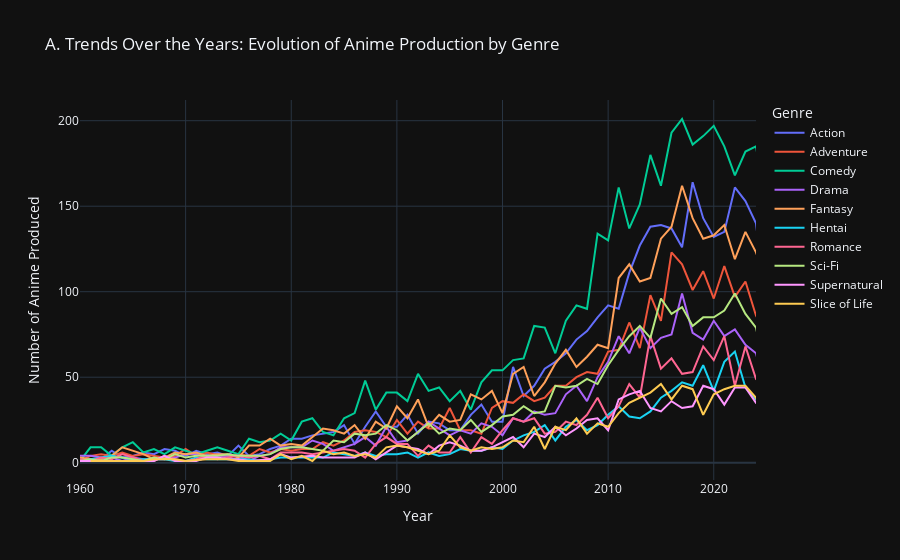

Source (notebook cell):
### Code cell
# CLEANING THE YEARS
# Ensure start_year is numeric and remove missing values
anime_clean = anime_clean.dropna(subset=['start_year'])
anime_clean['start_year'] = anime_clean['start_year'].astype(int)

# EXPLODING THE GENRES
anime_exploded = anime_clean.assign(genres=anime_clean['genres'].apply(ast.literal_eval).explode('genres'))

# There are too many genres to plot them all. Let's keep only the Top 10 most popular.
top_genres = anime_exploded['genres'].value_counts().head(10).index
filtered_data = anime_exploded[anime_exploded['genres'].isin(top_genres)]

# AGGREGATION 
# We group by Year and Genre to get the count
genre_trends = filtered_data.groupby(['start_year', 'genres']).size().reset_index(name='count')

# Create an interactive Line Chart
fig_volume = px.line(
    genre_trends,
    x='start_year',
    y='count',
    color='genres',
    title='A. Trends Over the Years: Evolution of Anime Production by Genre',
    labels={'start_year': 'Year', 'count': 'Number of Anime Produced', 'genres': 'Genre'},
    template="plotly_dark" # Optional: Looks good for anime themes
)

# Refine the layout to handle the x-axis range better
fig_volume.update_xaxes(range=[1960, 2024]) # Focus on the modern era
fig_volume.show()

### Figure 1 — Plotly figure (JSON) as saved in the notebook; plotly's stock layout.template omitted (floating-point values rounded to 4 significant figures)
{"data": [{"hovertemplate": "Genre=Action<br>Year=%{x}<br>Number of Anime Produced=%{y}<extra></extra>", "legendgroup": "Action", "line": {"color": "#636efa", "dash": "solid"}, "marker": {"symbol": "circle"}, "mode": "lines", "name": "Action", "orientation": "v", "showlegend": true, "type": "scatter", "x": [1960, 1961, 1962, 1963, 1964, 1965, 1966, 1967, 1968, 1969, 1970, 1971, 1972, 1973, 1974, 1975, 1976, 1977, 1978, 1979, 1980, 1981, 1982, 1983, 1984, 1985, 1986, 1987, 1988, 1989, 1990, 1991, 1992, 1993, 1994, 1995, 1996, 1997, 1998, 1999, 2000, 2001, 2002, 2003, 2004, 2005, 2006, 2007, 2008, 2009, 2010, 2011, 2012, 2013, 2014, 2015, 2016, 2017, 2018, 2019, 2020, 2021, 2022, 2023, 2024, 2025], "xaxis": "x", "y": [1, 2, 2, 7, 3, 4, 6, 5, 8, 7, 4, 7, 5, 6, 4, 10, 4, 5, 8, 10, 14, 14, 16, 17, 18, 22, 11, 21, 30, 21, 21, 28, 17, 24, 23, 19, 19, 28, 34, 24, 24, 56, 39, 45, 55, 59, 64, 72, 77, 85, 92, 90, 111, 127, 138, 139, 137, 126, 164, 143, 132, 135, 161, 153, 140, 90], "yaxis": "y"}, {"hovertemplate": "Genre=Adventure<br>Year=%{x}<br>Number of Anime Produced=%{y}<extra></extra>", "legendgroup": "Adventure", "line": {"color": "#EF553B", "dash": "solid"}, "marker": {"symbol": "circle"}, "mode": "lines", "name": "Adventure", "orientation": "v", "showlegend": true, "type": "scatter", "x": [1960, 1961, 1962, 1963, 1964, 1965, 1966, 1967, 1968, 1969, 1970, 1971, 1972, 1974, 1975, 1976, 1977, 1978, 1979, 1980, 1981, 1982, 1983, 1984, 1985, 1986, 1987, 1988, 1989, 1990, 1991, 1992, 1993, 1994, 1995, 1996, 1997, 1998, 1999, 2000, 2001, 2002, 2003, 2004, 2005, 2006, 2007, 2008, 2009, 2010, 2011, 2012, 2013, 2014, 2015, 2016, 2017, 2018, 2019, 2020, 2021, 2022, 2023, 2024, 2025], "xaxis": "x", "y": [1, 4, 5, 4, 6, 4, 5, 4, 3, 4, 8, 4, 6, 3, 5, 4, 8, 6, 8, 7, 8, 8, 12, 10, 13, 18, 19, 18, 15, 25, 17, 24, 20, 20, 32, 19, 19, 17, 32, 36, 35, 40, 36, 38, 45, 45, 50, 53, 52, 65, 66, 82, 67, 98, 83, 123, 116, 101, 112, 96, 115, 97, 106, 86, 76], "yaxis": "y"}, {"hovertemplate": "Genre=Comedy<br>Year=%{x}<br>Number of Anime Produced=%{y}<extra></extra>", "legendgroup": "Comedy", "line": {"color": "#00cc96", "dash": "solid"}, "marker": {"symbol": "circle"}, "mode": "lines", "name": "Comedy", "orientation": "v", "showlegend": true, "type": "scatter", "x": [1960, 1961, 1962, 1963, 1964, 1965, 1966, 1967, 1968, 1969, 1970, 1971, 1972, 1973, 1974, 1975, 1976, 1977, 1978, 1979, 1980, 1981, 1982, 1983, 1984, 1985, 1986, 1987, 1988, 1989, 1990, 1991, 1992, 1993, 1994, 1995, 1996, 1997, 1998, 1999, 2000, 2001, 2002, 2003, 2004, 2005, 2006, 2007, 2008, 2009, 2010, 2011, 2012, 2013, 2014, 2015, 2016, 2017, 2018, 2019, 2020, 2021, 2022, 2023, 2024, 2025], "xaxis": "x", "y": [1, 9, 9, 4, 9, 12, 6, 8, 5, 9, 7, 5, 7, 9, 7, 5, 14, 12, 13, 17, 13, 24, 26, 18, 16, 26, 29, 48, 31, 41, 41, 36, 52, 42, 44, 36, 42, 31, 47, 54, 54, 60, 61, 80, 79, 64, 83, 92, 90, 134, 130, 161, 137, 151, 180, 162, 193, 201, 186, 191, 197, 185, 168, 182, 185, 149], "yaxis": "y"}, {"hovertemplate": "Genre=Drama<br>Year=%{x}<br>Number of Anime Produced=%{y}<extra></extra>", "legendgroup": "Drama", "line": {"color": "#ab63fa", "dash": "solid"}, "marker": {"symbol": "circle"}, "mode": "lines", "name": "Drama", "orientation": "v", "showlegend": true, "type": "scatter", "x": [1960, 1961, 1962, 1963, 1964, 1965, 1966, 1967, 1968, 1969, 1970, 1971, 1972, 1973, 1974, 1975, 1976, 1977, 1978, 1979, 1980, 1981, 1982, 1983, 1984, 1985, 1986, 1987, 1988, 1989, 1990, 1991, 1992, 1993, 1994, 1995, 1996, 1997, 1998, 1999, 2000, 2001, 2002, 2003, 2004, 2005, 2006, 2007, 2008, 2009, 2010, 2011, 2012, 2013, 2014, 2015, 2016, 2017, 2018, 2019, 2020, 2021, 2022, 2023, 2024, 2025], "xaxis": "x", "y": [4, 4, 3, 3, 1, 3, 2, 2, 2, 3, 5, 5, 3, 4, 4, 4, 1, 4, 5, 9, 9, 9, 13, 11, 7, 9, 11, 15, 10, 21, 12, 13, 18, 24, 20, 16, 19, 17, 23, 21, 16, 26, 24, 30, 28, 29, 40, 45, 36, 50, 59, 74, 64, 79, 67, 73, 75, 99, 76, 72, 83, 74, 78, 69, 64, 41], "yaxis": "y"}, {"hovertemplate": "Genre=Fantasy<br>Year=%{x}<br>Number of Anime Produced=%{y}<extra></extra>", "legendgroup": "Fantasy", "line": {"color": "#FFA15A", "dash": "solid"}, "marker": {"symbol": "circle"}, "mode": "lines", "name": "Fantasy", "orientation": "v", "showlegend": true, "type": "scatter", "x": [1960, 1961, 1962, 1963, 1964, 1965, 1966, 1967, 1968, 1969, 1970, 1971, 1972, 1973, 1974, 1975, 1976, 1977, 1978, 1979, 1980, 1981, 1982, 1983, 1984, 1985, 1986, 1987, 1988, 1989, 1990, 1991, 1992, 1993, 1994, 1995, 1996, 1997, 1998, 1999, 2000, 2001, 2002, 2003, 2004, 2005, 2006, 2007, 2008, 2009, 2010, 2011, 2012, 2013, 2014, 2015, 2016, 2017, 2018, 2019, 2020, 2021, 2022, 2023, 2024, 2025], "xaxis": "x", "y": [3, 2, 2, 4, 9, 7, 5, 2, 3, 6, 5, 6, 4, 5, 5, 3, 10, 10, 14, 10, 11, 10, 15, 20, 19, 17, 22, 14, 24, 20, 33, 26, 37, 21, 28, 24, 25, 40, 37, 42, 29, 52, 56, 39, 47, 58, 66, 56, 62, 69, 67, 108, 116, 106, 108, 131, 138, 162, 143, 131, 133, 139, 119, 135, 123, 107], "yaxis": "y"}, {"hovertemplate": "Genre=Hentai<br>Year=%{x}<br>Number of Anime Produced=%{y}<extra></extra>", "legendgroup": "Hentai", "line": {"color": "#19d3f3", "dash": "solid"}, "marker": {"symbol": "circle"}, "mode": "lines", "name": "Hentai", "orientation": "v", "showlegend": true, "type": "scatter", "x": [1960, 1963, 1965, 1966, 1968, 1969, 1970, 1971, 1972, 1974, 1976, 1977, 1978, 1979, 1980, 1981, 1982, 1983, 1984, 1985, 1986, 1987, 1988, 1989, 1990, 1991, 1992, 1993, 1994, 1995, 1996, 1997, 1998, 1999, 2000, 2001, 2002, 2003, 2004, 2005, 2006, 2007, 2008, 2009, 2010, 2011, 2012, 2013, 2014, 2015, 2016, 2017, 2018, 2019, 2020, 2021, 2022, 2023, 2024, 2025], "xaxis": "x", "y": [1, 4, 2, 2, 2, 1, 1, 3, 2, 2, 2, 1, 2, 3, 3, 3, 3, 3, 6, 5, 4, 6, 4, 5, 5, 6, 3, 6, 4, 5, 8, 7, 7, 9, 8, 13, 16, 18, 22, 13, 21, 25, 19, 22, 28, 33, 27, 26, 30, 38, 42, 47, 45, 57, 42, 59, 65, 44, 37, 40], "yaxis": "y"}, {"hovertemplate": "Genre=Romance<br>Year=%{x}<br>Number of Anime Produced=%{y}<extra></extra>", "legendgroup": "Romance", "line": {"color": "#FF6692", "dash": "solid"}, "marker": {"symbol": "circle"}, "mode": "lines", "name": "Romance", "orientation": "v", "showlegend": true, "type": "scatter", "x": [1960, 1961, 1962, 1963, 1964, 1966, 1967, 1968, 1969, 1970, 1971, 1972, 1973, 1975, 1976, 1977, 1978, 1979, 1980, 1981, 1982, 1983, 1984, 1985, 1986, 1987, 1988, 1989, 1990, 1991, 1992, 1993, 1994, 1995, 1996, 1997, 1998, 1999, 2000, 2001, 2002, 2003, 2004, 2005, 2006, 2007, 2008, 2009, 2010, 2011, 2012, 2013, 2014, 2015, 2016, 2017, 2018, 2019, 2020, 2021, 2022, 2023, 2024, 2025], "xaxis": "x", "y": [2, 1, 3, 2, 5, 1, 1, 4, 2, 1, 2, 4, 2, 4, 3, 4, 2, 6, 6, 6, 5, 6, 7, 8, 7, 3, 11, 15, 11, 11, 4, 10, 6, 6, 15, 6, 15, 11, 19, 26, 24, 26, 17, 18, 24, 22, 28, 38, 26, 33, 46, 38, 74, 55, 61, 52, 53, 68, 60, 74, 45, 68, 49, 43], "yaxis": "y"}, {"hovertemplate": "Genre=Sci-Fi<br>Year=%{x}<br>Number of Anime Produced=%{y}<extra></extra>", "legendgroup": "Sci-Fi", "line": {"color": "#B6E880", "dash": "solid"}, "marker": {"symbol": "circle"}, "mode": "lines", "name": "Sci-Fi", "orientation": "v", "showlegend": true, "type": "scatter", "x": [1960, 1961, 1962, 1963, 1964, 1965, 1966, 1967, 1968, 1969, 1970, 1971, 1972, 1973, 1974, 1975, 1976, 1977, 1978, 1979, 1980, 1981, 1982, 1983, 1984, 1985, 1986, 1987, 1988, 1989, 1990, 1991, 1992, 1993, 1994, 1995, 1996, 1997, 1998, 1999, 2000, 2001, 2002, 2003, 2004, 2005, 2006, 2007, 2008, 2009, 2010, 2011, 2012, 2013, 2014, 2015, 2016, 2017, 2018, 2019, 2020, 2021, 2022, 2023, 2024, 2025], "xaxis": "x", "y": [1, 2, 1, 3, 3, 2, 1, 3, 2, 5, 3, 4, 4, 4, 5, 4, 4, 4, 5, 8, 9, 9, 8, 7, 13, 12, 17, 16, 17, 22, 19, 13, 18, 23, 17, 20, 19, 25, 18, 22, 27, 28, 33, 29, 30, 45, 44, 45, 49, 46, 57, 66, 74, 80, 73, 96, 87, 91, 80, 85, 85, 89, 99, 87, 79, 51], "yaxis": "y"}, {"hovertemplate": "Genre=Supernatural<br>Year=%{x}<br>Number of Anime Produced=%{y}<extra></extra>", "legendgroup": "Supernatural", "line": {"color": "#FF97FF", "dash": "solid"}, "marker": {"symbol": "circle"}, "mode": "lines", "name": "Supernatural", "orientation": "v", "showlegend": true, "type": "scatter", "x": [1960, 1963, 1964, 1965, 1966, 1967, 1968, 1969, 1970, 1971, 1972, 1973, 1974, 1975, 1976, 1978, 1979, 1980, 1982, 1983, 1984, 1985, 1986, 1987, 1988, 1989, 1990, 1991, 1992, 1993, 1994, 1995, 1996, 1997, 1998, 1999, 2000, 2001, 2002, 2003, 2004, 2005, 2006, 2007, 2008, 2009, 2010, 2011, 2012, 2013, 2014, 2015, 2016, 2017, 2018, 2019, 2020, 2021, 2022, 2023, 2024, 2025], "xaxis": "x", "y": [1, 1, 1, 1, 1, 1, 4, 1, 1, 1, 3, 3, 2, 2, 1, 2, 5, 3, 4, 3, 3, 3, 3, 6, 2, 6, 10, 9, 8, 5, 10, 12, 10, 7, 7, 9, 12, 15, 9, 17, 15, 21, 16, 20, 25, 26, 19, 37, 40, 42, 32, 30, 36, 32, 33, 45, 43, 34, 44, 44, 35, 33], "yaxis": "y"}, {"hovertemplate": "Genre=Slice of Life<br>Year=%{x}<br>Number of Anime Produced=%{y}<extra></extra>", "legendgroup": "Slice of Life", "line": {"color": "#FECB52", "dash": "solid"}, "marker": {"symbol": "circle"}, "mode": "lines", "name": "Slice of Life", "orientation": "v", "showlegend": true, "type": "scatter", "x": [1961, 1962, 1963, 1965, 1966, 1967, 1968, 1969, 1970, 1972, 1974, 1975, 1976, 1977, 1978, 1979, 1980, 1981, 1982, 1983, 1984, 1985, 1986, 1987, 1988, 1989, 1990, 1991, 1992, 1993, 1994, 1995, 1996, 1997, 1998, 1999, 2000, 2001, 2002, 2003, 2004, 2005, 2006, 2007, 2008, 2009, 2010, 2011, 2012, 2013, 2014, 2015, 2016, 2017, 2018, 2019, 2020, 2021, 2022, 2023, 2024, 2025], "xaxis": "x", "y": [1, 1, 1, 1, 1, 2, 2, 2, 1, 2, 2, 1, 1, 1, 1, 5, 2, 4, 1, 7, 5, 6, 4, 5, 3, 9, 10, 9, 7, 5, 7, 16, 9, 7, 9, 8, 9, 13, 12, 21, 8, 21, 19, 26, 17, 23, 21, 29, 35, 38, 41, 46, 37, 45, 43, 28, 40, 43, 45, 45, 38, 24], "yaxis": "y"}], "layout": {"legend": {"title": {"text": "Genre"}, "tracegroupgap": 0}, "title": {"text": "A. Trends Over the Years: Evolution of Anime Production by Genre"}, "xaxis": {"anchor": "y", "domain": [0, 1], "range": [1960, 2024], "title": {"text": "Year"}}, "yaxis": {"anchor": "x", "domain": [0, 1], "title": {"text": "Number of Anime Produced"}}}}
